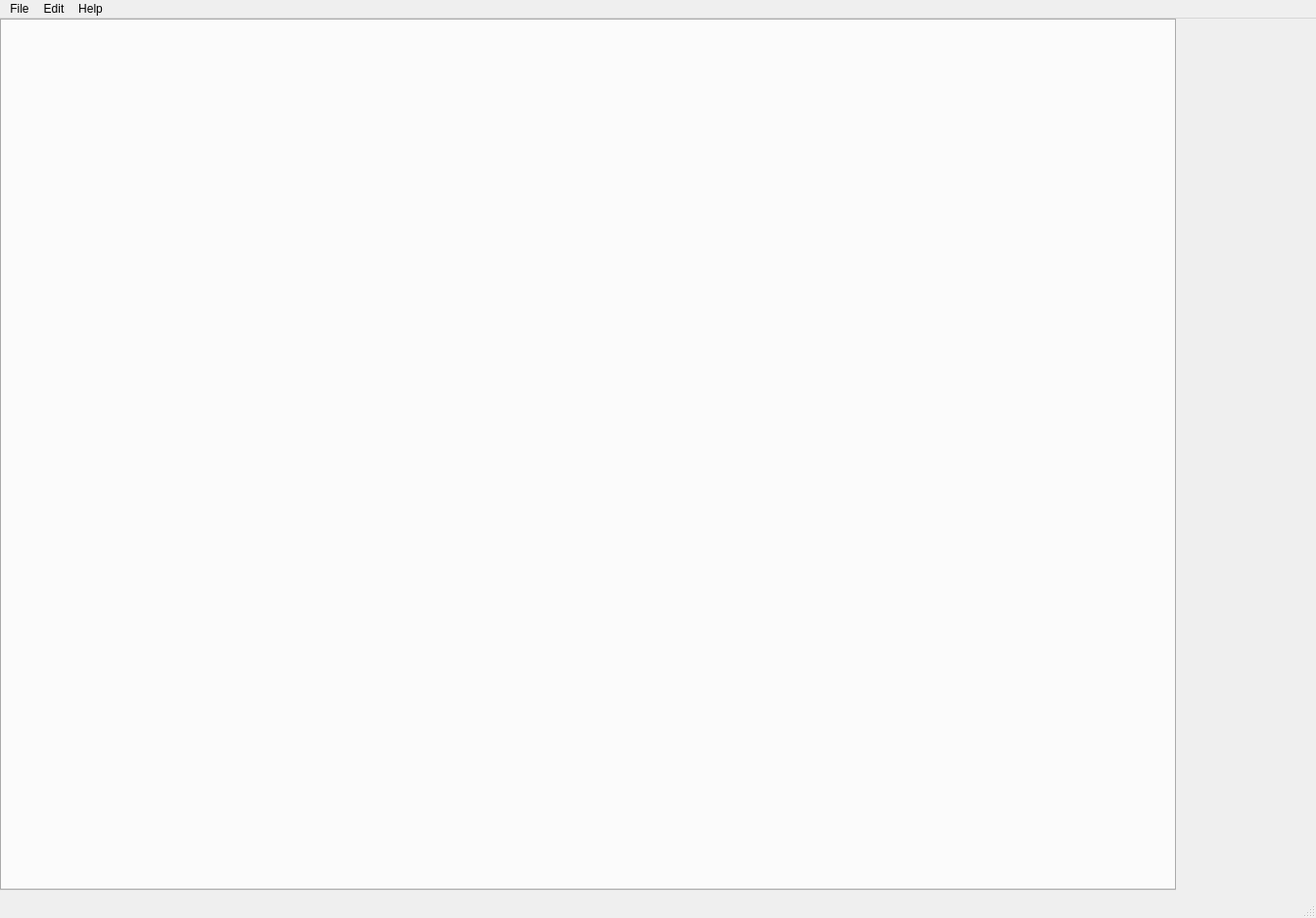
<?xml version="1.0" encoding="UTF-8"?>
<ui version="4.0">
 <class>MainWindow</class>
 <widget class="QMainWindow" name="MainWindow">
  <property name="geometry">
   <rect>
    <x>0</x>
    <y>0</y>
    <width>1344</width>
    <height>938</height>
   </rect>
  </property>
  <property name="sizePolicy">
   <sizepolicy hsizetype="Maximum" vsizetype="Maximum">
    <horstretch>0</horstretch>
    <verstretch>0</verstretch>
   </sizepolicy>
  </property>
  <property name="windowTitle">
   <string>MainWindow</string>
  </property>
  <widget class="QWidget" name="centralwidget">
   <widget class="QTabWidget" name="tabWidget">
    <property name="geometry">
     <rect>
      <x>0</x>
      <y>0</y>
      <width>1201</width>
      <height>891</height>
     </rect>
    </property>
    <property name="sizePolicy">
     <sizepolicy hsizetype="Expanding" vsizetype="Expanding">
      <horstretch>0</horstretch>
      <verstretch>0</verstretch>
     </sizepolicy>
    </property>
    <property name="currentIndex">
     <number>-1</number>
    </property>
   </widget>
  </widget>
  <widget class="QMenuBar" name="menubar">
   <property name="geometry">
    <rect>
     <x>0</x>
     <y>0</y>
     <width>1344</width>
     <height>22</height>
    </rect>
   </property>
   <widget class="QMenu" name="menuFile">
    <property name="title">
     <string>File</string>
    </property>
    <addaction name="actionOpen_image"/>
    <addaction name="actionExit"/>
   </widget>
   <widget class="QMenu" name="menuHelp">
    <property name="title">
     <string>Help</string>
    </property>
    <addaction name="actionAbout"/>
   </widget>
   <widget class="QMenu" name="menuEdit">
    <property name="title">
     <string>Edit</string>
    </property>
    <addaction name="actionRun"/>
   </widget>
   <addaction name="menuFile"/>
   <addaction name="menuEdit"/>
   <addaction name="menuHelp"/>
  </widget>
  <widget class="QStatusBar" name="statusbar"/>
  <action name="actionExit">
   <property name="text">
    <string>Exit</string>
   </property>
  </action>
  <action name="actionOpen_image">
   <property name="text">
    <string>Open Images...</string>
   </property>
  </action>
  <action name="actionBenchmark_Mode">
   <property name="checkable">
    <bool>true</bool>
   </property>
   <property name="text">
    <string>Benchmark Mode</string>
   </property>
  </action>
  <action name="actionRun">
   <property name="text">
    <string>Run</string>
   </property>
  </action>
  <action name="actionAbout">
   <property name="text">
    <string>About</string>
   </property>
  </action>
 </widget>
 <resources/>
 <connections>
  <connection>
   <sender>actionExit</sender>
   <signal>triggered()</signal>
   <receiver>MainWindow</receiver>
   <slot>close()</slot>
   <hints>
    <hint type="sourcelabel">
     <x>-1</x>
     <y>-1</y>
    </hint>
    <hint type="destinationlabel">
     <x>671</x>
     <y>468</y>
    </hint>
   </hints>
  </connection>
 </connections>
</ui>
